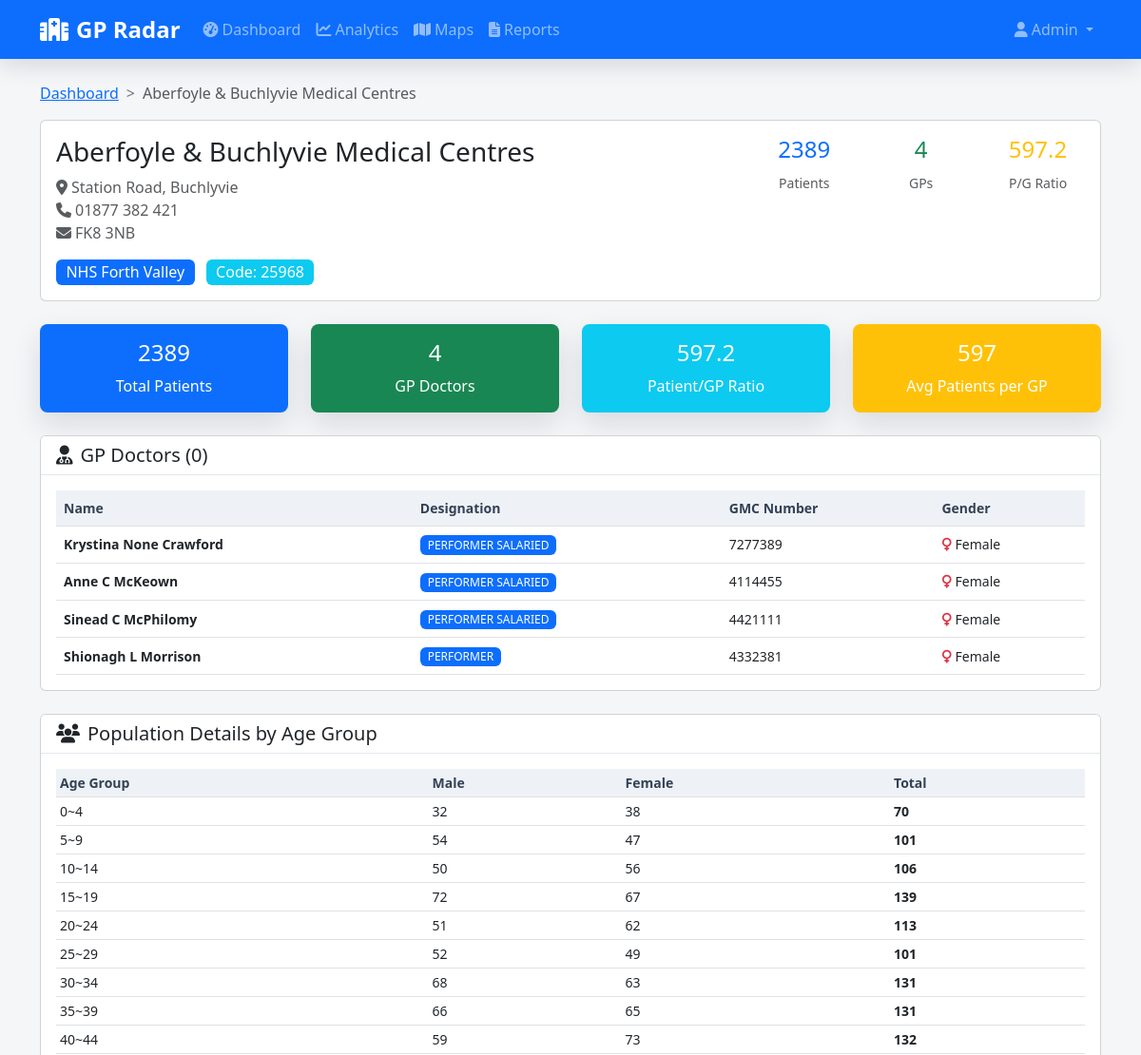
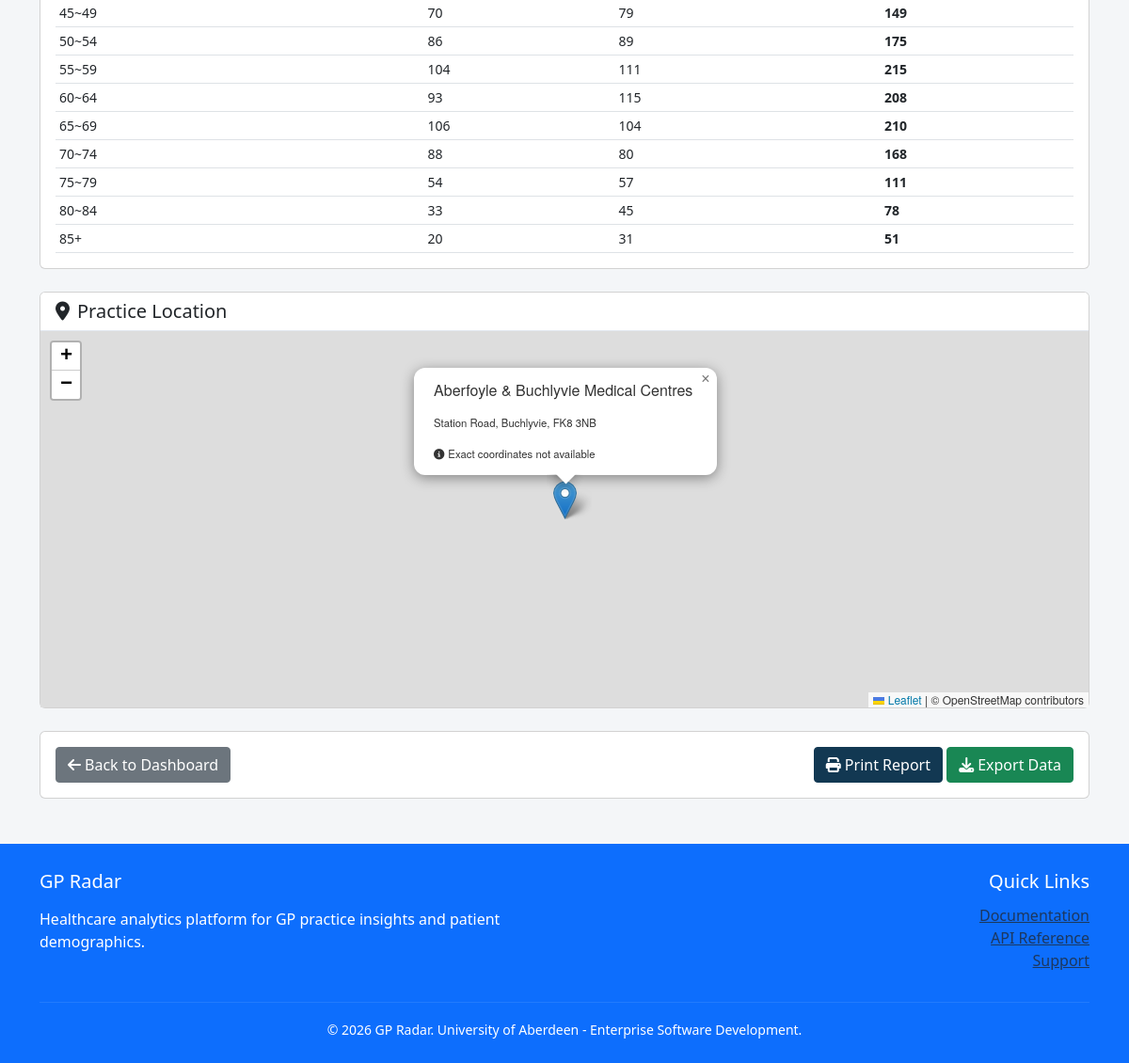
/practices/25968/, run on the app's committed database (2 pictures, top to bottom).
### catalog/models.py (models this page shows, shortened)
class GPPractices(models.Model):
    practice_code = models.CharField(max_length=10, primary_key=True)
    name = models.CharField(max_length=200)
    list_size = models.IntegerField()
    address = models.CharField(max_length=300)
    postcode = models.CharField(max_length=10)
    telephone = models.CharField(max_length=20)
    health_board = models.CharField(max_length=100)
    latitude = models.FloatField(null=True, blank=True)
    longitude = models.FloatField(null=True, blank=True)
    class Meta:
        ordering = ["name"]

class GPPractitioners(models.Model):
    medical_council_number = models.CharField(max_length=10, primary_key=True)
    forename = models.CharField(max_length=100)
    middle_initial = models.CharField(max_length=10, null=True, blank=True)
    surname = models.CharField(max_length=100)
    sex = models.CharField(max_length=50, null=True, blank=True)
    class Meta:
        ordering = ["surname", "forename"]

class GPDetails(models.Model):
    gp_code = models.ForeignKey('GPPractitioners', on_delete=models.CASCADE, related_name="practice_links")
    practice = models.ForeignKey('GPPractices', on_delete=models.CASCADE, related_name="gp_links")
    designation = models.CharField(max_length=100)
    class Meta:
        unique_together = ["gp_code", "practice"]
        ordering = ["gp_code__surname", "gp_code__forename"]

### core/views.py (the view)
# urls.py: path("<int:id>/", views.get_Practice, name="get_Practice"),
def get_Practice(request, id):
    try:
        practice = GPPractices.objects.get(practice_code=id)
    except GPPractices.DoesNotExist:
        raise Http404("GPPractice does not exist")
    doctors = []
    details = GPDetails.objects.filter(practice=practice)
    for detail in details:
        doctors.append(detail.gp_code)
    patients = practice.list_size
    try:
        pat_doc_ratio = patients / len(doctors)
        pat_doc_ratio = round(pat_doc_ratio, 1)
    except:
        pat_doc_ratio = "N/A"
    designations = []
    for detail in details:
        designations.append(detail.designation)
    context = {
        "practice": practice,
        "doctor_num": len(doctors),
        "pat_doc_ratio": pat_doc_ratio,
        "doctors": zip(doctors, designations),
        "age_data": get_age_data(practice),
    }
    return render(request, "core/practice_detail.html", context)

### core/templates/core/practice_detail.html (shortened to what this page needs)
{% extends 'core/base.html' %}
{% load static %}
{% block content %}
  <nav aria-label="breadcrumb">
    <ol class="breadcrumb">
      <li class="breadcrumb-item">
        <a href="{% url 'table_practices' %}">Dashboard</a>
      </li>
      <li class="breadcrumb-item active">{{ practice.name }}</li>
    </ol>
  </nav>
  <div class="row mb-4">
    <div class="col-12">
      <div class="card">
        <div class="card-body">
          <div class="row">
            <div class="col-md-8">
              <h2 class="h3">{{ practice.name }}</h2>
              <p class="text-muted">
                <i class="fas fa-map-marker-alt me-1"></i>{{ practice.address }}
                <br />
                <i class="fas fa-phone me-1"></i>{{ practice.telephone }}
                <br />
                <i class="fas fa-envelope me-1"></i>{{ practice.postcode }}
              </p>
              <div class="mt-3">
                <span class="badge bg-primary fs-6">{{ practice.health_board }}</span>
                <span class="badge bg-info fs-6 ms-2">Code: {{ practice.practice_code }}</span>
              </div>
            </div>
            <div class="col-md-4 text-end">
              <div class="row text-center">
                <div class="col-4">
                  <h4 class="text-primary">{{ practice.list_size }}</h4>
                  <small class="text-muted">Patients</small>
                </div>
                <div class="col-4">
                  <h4 class="text-success">{{ doctor_num }}</h4>
                  <small class="text-muted">GPs</small>
                </div>
                <div class="col-4">
                  <h4 class="text-warning">{{ pat_doc_ratio }}</h4>
                  <small class="text-muted">P/G Ratio</small>
                </div>
              </div>
            </div>
          </div>
        </div>
      </div>
    </div>
  </div>
  <div class="row mb-4">
    <div class="col-md-3">
      <div class="card bg-primary text-white">
        <div class="card-body text-center">
          <h4>{{ practice.list_size }}</h4>
          <p class="card-text mb-0">Total Patients</p>
        </div>
      </div>
    </div>
    <div class="col-md-3">
      <div class="card bg-success text-white">
        <div class="card-body text-center">
          <h4>{{ doctor_num }}</h4>
          <p class="card-text mb-0">GP Doctors</p>
        </div>
      </div>
    </div>
    <div class="col-md-3">
      <div class="card bg-info text-white">
        <div class="card-body text-center">
          <h4>{{ pat_doc_ratio }}</h4>
          <p class="card-text mb-0">Patient/GP Ratio</p>
        </div>
      </div>
    </div>
    <div class="col-md-3">
      <div class="card bg-warning text-white">
        <div class="card-body text-center">
          <h4>
            {% if doctor_num > 0 %}
              {{ pat_doc_ratio|floatformat:0 }}
            {% else %}
              0
            {% endif %}
          </h4>
          <p class="card-text mb-0">Avg Patients per GP</p>
        </div>
      </div>
    </div>
  </div>
  <div class="row mb-4">
    <div class="col-12">
      <div class="card">
        <div class="card-header">
          <h5 class="mb-0">
            <i class="fas fa-user-md me-2"></i>GP Doctors ({{ gps|length }})
          </h5>
        </div>
        <div class="card-body">
          <div class="table-responsive">
            <table class="table table-hover">
              <thead class="table-light">
                <tr>
                  <th>Name</th>
                  <th>Designation</th>
                  <th>GMC Number</th>
                  <th>Gender</th>
                </tr>
              </thead>
              <tbody>
                {% for gp, designation in doctors %}
                  <tr>
                    <td>
                      <strong>{{ gp.forename }} {{ gp.middle_initial }} {{ gp.surname }}</strong>
                    </td>
                    <td>
                      <span class="badge {% if 'REGISTRAR' in gp.designation %}bg-warning{% else %}bg-primary{% endif %}">
                        {{ designation }}
                      </span>
                    </td>
                    <td>{{ gp.medical_council_number }}</td>
                    <td>
                      {% if gp.sex == 'Male' %}
                        <i class="fas fa-mars text-primary"></i> Male
                      {% elif gp.sex == 'Female' %}
                        <i class="fas fa-venus text-danger"></i> Female
                      {% else %}
                        <span class="text-muted">N/A</span>
                      {% endif %}
                    </td>
                  </tr>
                {% endfor %}
              </tbody>
            </table>
          </div>
        </div>
      </div>
    </div>
  </div>
  <div class="row mb-4">
    <div class="col-12">
      <div class="card">
        <div class="card-header">
          <h5 class="mb-0">
            <i class="fas fa-users me-2"></i>Population Details by Age Group
          </h5>
        </div>
        <div class="card-body">
          <div class="table-responsive">
            <table class="table table-sm">
              <thead class="table-light">
                <tr>
                  <th>Age Group</th>
                  <th>Male</th>
                  <th>Female</th>
                  <th>Total</th>
                </tr>
              </thead>
              <tbody>
                {% for age_group_data in age_data %}
                  <tr>
                    <td>{{ age_group_data.range }}</td>
                    <td>{{ age_group_data.male|default:0 }}</td>
                    <td>{{ age_group_data.female|default:0 }}</td>
                    <td>
                      <strong>{{ age_group_data.total|default:0 }}</strong>
                    </td>
                  </tr>
                {% endfor %}
              </tbody>
            </table>
          </div>
        </div>
      </div>
    </div>
  </div>
  <div class="row mb-4">
    <div class="col-12">
      <div class="card">
        <div class="card-header">
          <h5 class="mb-0">
            <i class="fas fa-map-marker-alt me-2"></i>Practice Location
          </h5>
        </div>
        <div class="card-body p-0">
          <div id="practiceMap" style="height: 400px"></div>
        </div>
      </div>
    </div>
  </div>
  <div class="row">
    <div class="col-12">
      <div class="card">
        <div class="card-body">
          <div class="d-flex justify-content-between">
            <div>
              <a href="{% url 'table_practices' %}" class="btn btn-secondary">
                <i class="fas fa-arrow-left me-1"></i>Back to Dashboard
              </a>
            </div>
            <div>
              <button class="btn btn-primary" onclick="printReport()">
                <i class="fas fa-print me-1"></i>Print Report
              </button>
              <button class="btn btn-success" onclick="exportPracticeData()">
                <i class="fas fa-download me-1"></i>Export Data
              </button>
            </div>
          </div>
        </div>
      </div>
    </div>
  </div>
{% endblock %}

### core/static/core/custom.css (style rules this page uses)
body { font-family: "Segoe UI", Tahoma, Geneva, Verdana, sans-serif; background-color: #f4f6f8; color: #24313d; }
.card-header { background-color: #fff; border-bottom: 1px solid #e2e8f0; font-weight: 600; }
.table { margin-bottom: 0; }
.table th { border-top: none; font-weight: 600; color: #334155; background-color: #eef2f7; }
.badge { font-size: 0.75rem; font-weight: 500; }
.btn { border-radius: 0.25rem; font-weight: 500; transition: all 0.15s ease-in-out; }
.btn-primary { background-color: #123852; border-color: #123852; }
.card.bg-primary, .card.bg-success, .card.bg-info, .card.bg-warning { border: none; border-radius: 0.5rem; box-shadow: 0 12px 30px rgba(15, 23, 42, 0.12); }
.card.bg-primary { background: #123852; }
.card.bg-success { background: #14745f; }
.card.bg-info { background: #256f8f; }
.card.bg-warning { background: #9a6a13; }
.breadcrumb { background-color: transparent; padding: 0; margin-bottom: 1rem; }
.breadcrumb-item + .breadcrumb-item::before { content: ">"; color: #6c757d; }
.table th { font-size: 0.875rem; font-weight: 600; white-space: nowrap; }
.table td { vertical-align: middle; font-size: 0.875rem; }

### data on the page
GPPractices: name "Aberfoyle & Buchlyvie Medical Centres", address "Station Road, Buchlyvie", telephone "01877 382 421", postcode "FK8 3NB", health_board "NHS Forth Valley", practice_code "25968", list_size "2389"
GPPractitioners: forename "Krystina", middle_initial "None", surname "Crawford", designation "PERFORMER SALARIED", medical_council_number "7277389", sex "Female" (drawn)
GPPractitioners: forename "Anne", middle_initial "C", surname "McKeown", designation "PERFORMER SALARIED", medical_council_number "4114455", sex "Female" (drawn)
GPPractitioners: forename "Sinead", middle_initial "C", surname "McPhilomy", designation "PERFORMER SALARIED", medical_council_number "4421111", sex "Female" (drawn)
GPPractitioners: forename "Shionagh", middle_initial "L", surname "Morrison", designation "PERFORMER", medical_council_number "4332381", sex "Female" (drawn)

### other printed values
{{ doctor_num }} "4"
{{ pat_doc_ratio }} "597.2"
{{ pat_doc_ratio|floatformat:0 }} "597"
{{ gps|length }} "0"
{{ age_group_data.range }} "0~4" "5~9" "10~14" "15~19" "20~24" "25~29" "30~34" "35~39" "40~44" "45~49" "50~54" "55~59" "60~64" "65~69" "70~74" "75~79" "80~84" "85+"
{{ age_group_data.male|default:0 }} "32" "54" "50" "72" "51" "52" "68" "66" "59" "70" "86" "104" "93" "106" "88" "54" "33" "20"
{{ age_group_data.female|default:0 }} "38" "47" "56" "67" "62" "49" "63" "65" "73" "79" "89" "111" "115" "104" "80" "57" "45" "31"
{{ age_group_data.total|default:0 }} "70" "101" "106" "139" "113" "101" "131" "131" "132" "149" "175" "215" "208" "210" "168" "111" "78" "51"
